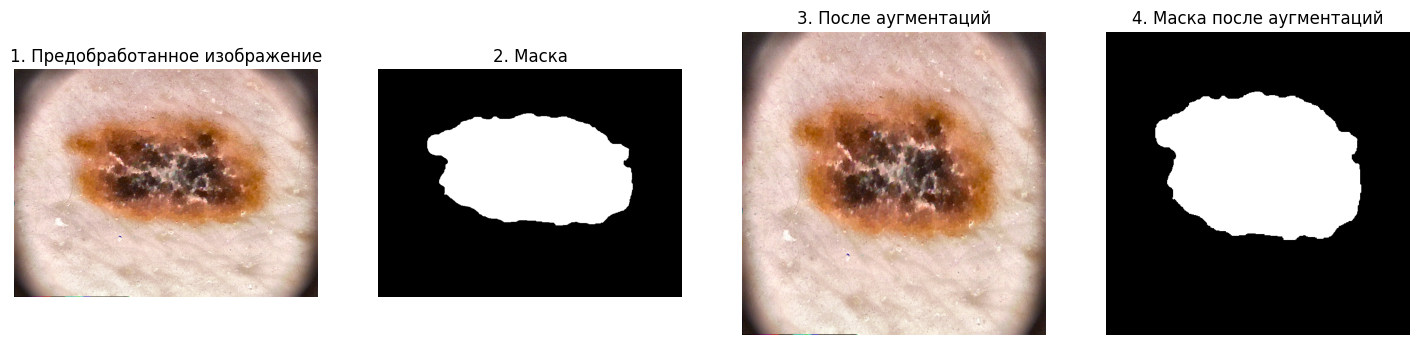
#> input picture src/visualizations/Train_Sample.png, 1419 x 345 px
$ python -i preprocess_spec_2005.py   (imports and definitions only)
#> lines starting #> are read from the running program, lines starting #| are printed output that depends on the picture; after the words box and inside, x2 and y2 are one past the last pixel; in counts of white or black regions, pixels touching at a corner belong together
import cv2
import numpy as np
import logging
import warnings
from typing import Tuple, Optional

# Настраиваем логирование
# [1 line not run here, left out]
logger = logging.getLogger(__name__)


def get_crop_bbox(image: np.ndarray, threshold: int = 5) -> tuple:
    """Возвращает координаты обрезки (x, y, w, h) для изображения."""
    gray = cv2.cvtColor(image, cv2.COLOR_BGR2GRAY)
    _, binary = cv2.threshold(gray, threshold, 255, cv2.THRESH_BINARY)
    contours, _ = cv2.findContours(binary, cv2.RETR_EXTERNAL, cv2.CHAIN_APPROX_SIMPLE)
    if not contours:
        return 0, 0, image.shape[1], image.shape[0]
    return cv2.boundingRect(max(contours, key=cv2.contourArea))

def apply_crop(image: np.ndarray, bbox: tuple) -> np.ndarray:
    """Применяет обрезку по заданным координатам."""
    x, y, w, h = bbox
    return image[y:y+h, x:x+w]

class HairRemovalLyakhov:
    def __init__(self, kernel_size_r=5, kernel_size_d=3, threshold=40):
        self.kernel_close = cv2.getStructuringElement(cv2.MORPH_ELLIPSE, (kernel_size_r, kernel_size_r))
        self.kernel_dilate = cv2.getStructuringElement(cv2.MORPH_ELLIPSE, (kernel_size_d, kernel_size_d))
        self.threshold = threshold

    def __call__(self, image):
        # Разложение на каналы и обработка каждого
        channels = cv2.split(image)
        processed_channels = []

        for channel in channels:
            # Морфологическое закрытие
            closed = cv2.morphologyEx(channel, cv2.MORPH_CLOSE, self.kernel_close)

            # Вычитание для выделения волос
            diff = cv2.subtract(closed, channel)

            # Пороговая бинаризация
            _, mask = cv2.threshold(diff, self.threshold, 255, cv2.THRESH_BINARY)

            # Дилатация маски
            mask = cv2.dilate(mask, self.kernel_dilate, iterations=1)

            # Inpainting (Telea или Navier-Stokes)
            cleaned = cv2.inpaint(channel, mask, inpaintRadius=3, flags=cv2.INPAINT_TELEA)
            processed_channels.append(cleaned)

        # Сборка обратно в RGB
        return cv2.merge(processed_channels)


class HairRemovalSalido:
    def __init__(self, median_kernel=3, bottomhat_kernel=(15, 15), threshold=5):
        self.median_kernel = median_kernel
        self.bottomhat_kernel = cv2.getStructuringElement(cv2.MORPH_ELLIPSE, bottomhat_kernel)
        self.threshold = threshold

    def __call__(self, image: np.ndarray) -> np.ndarray:
        # Step 1: Median filtering per channel
        channels = cv2.split(image)
        processed_channels = []

        for channel in channels:
            # Median filter
            median = cv2.medianBlur(channel, self.median_kernel)

            # Bottom-hat transform
            bottomhat = cv2.morphologyEx(median, cv2.MORPH_BLACKHAT, self.bottomhat_kernel)

            # Binary thresholding (5%)
            _, mask = cv2.threshold(bottomhat, self.threshold, 255, cv2.THRESH_BINARY)

            # Morphological cleanup
            kernel = cv2.getStructuringElement(cv2.MORPH_ELLIPSE, (3, 3))
            mask = cv2.morphologyEx(mask, cv2.MORPH_OPEN, kernel, iterations=1)

            # Remove small objects
            mask = self._remove_small_objects(mask, min_size=90)

            # Harmonic inpainting (using Navier-Stokes)
            inpainted = cv2.inpaint(channel, mask, inpaintRadius=3, flags=cv2.INPAINT_NS)
            processed_channels.append(inpainted)

        return cv2.merge(processed_channels)

    def _remove_small_objects(self, mask: np.ndarray, min_size: int) -> np.ndarray:
        num_labels, labels, stats, _ = cv2.connectedComponentsWithStats(mask, connectivity=8)
        for i in range(1, num_labels):
            if stats[i, cv2.CC_STAT_AREA] < min_size:
                mask[labels == i] = 0
        return mask


class DermatologyPreprocessor:
    def __init__(self, debug=False, crop_borders=True, target_size=(512, 512)):
        self.hair_removal = HairRemovalSalido()
        self.clahe_params = {'clipLimit': 2.0, 'tileGridSize': (8, 8)}
        self.debug = debug
        self.crop_borders = crop_borders
        self.target_size = target_size
    def __call__(self, image: np.ndarray, mask: Optional[np.ndarray] = None) -> Tuple[np.ndarray, Optional[np.ndarray]]:
        try:
            original_size = image.shape[:2]
            if self.crop_borders:
                # 1. Обрезка черных границ с синхронной обрезкой маски
                bbox = get_crop_bbox(image)
                image = apply_crop(image, bbox)
                if mask is not None:
                    mask = apply_crop(mask, bbox)
                if self.debug:
                    logger.info(f"Обрезка границ: {original_size} -> {image.shape[:2]}")
            # 2. Удаление волос (не меняет размер)
            image = self.hair_removal(image)
            # 3. CLAHE обработка - только для изображ-я
            lab = cv2.cvtColor(image, cv2.COLOR_BGR2LAB)
            l, a, b = cv2.split(lab)
            clahe = cv2.createCLAHE(**self.clahe_params)
            l_clahe = clahe.apply(l)
            image = cv2.cvtColor(cv2.merge([l_clahe, a, b]), cv2.COLOR_LAB2BGR)
            # INTER_NEAREST - потому что хотим видеть бинарную маску)
            if mask is not None and image.shape[:2] != mask.shape[:2]:
                h, w = image.shape[:2]
                mask = cv2.resize(mask, (w, h), interpolation=cv2.INTER_NEAREST)
            # 4. Нормализация
            image = image.astype(np.float32) / 255.0
            if mask is not None:
                mask = mask.astype(np.uint8)  # Гарантируем целочисленный тип
            if self.target_size:
                image = cv2.resize(image, self.target_size, interpolation=cv2.INTER_LINEAR)
                if mask is not None:
                    mask = cv2.resize(mask, self.target_size, interpolation=cv2.INTER_NEAREST)
            return image, mask

        except Exception as e:
            logger.error(f"Ошибка препроцессинга: {e}")
            raise

>>> import cv2
>>> picture = cv2.imread('visualizations/Train_Sample.png')
#> picture is the input picture: shape (345, 1419, 3); mean B, G, R 155.1, 160.6, 172.1
>>> result = DermatologyPreprocessor()(picture)
#> in get_crop_bbox, `_, binary = cv2.threshold(gray, threshold, 255, cv2.THRESH_BINARY)`:
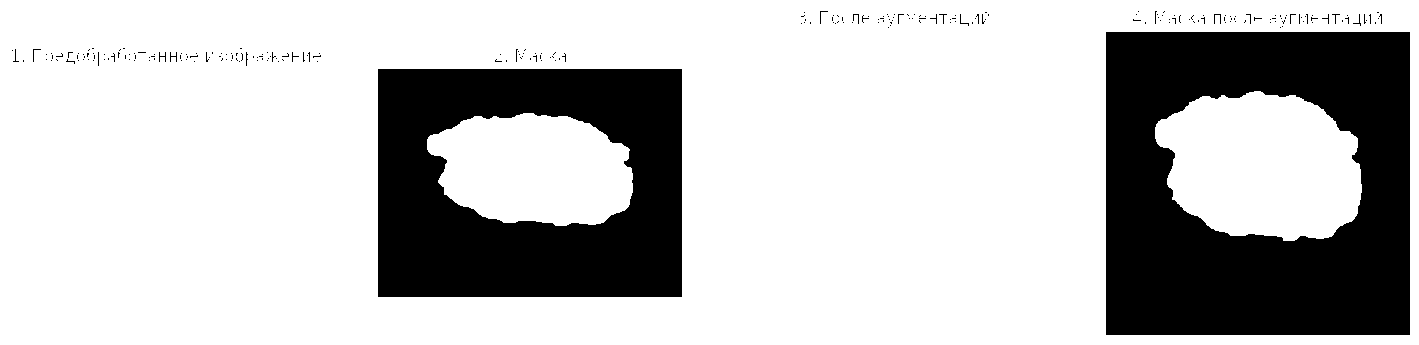
#> binary: shape (345, 1419); 75.4% white; 245 black regions (236 under 20 px), largest, box (x1, y1, x2, y2) and area: (1106, 32, 1410, 335) 68102, (378, 69, 682, 297) 51148, (1214, 14, 1221, 24) 25
#> in get_crop_bbox, `contours, _ = cv2.findContours(binary, cv2.RETR_EXTERNAL, cv2.CHAIN_AP..`: contours = [[[0, 0], [0, 344], [1418, 344], [1418, 0]]]
#> in __call__, `bbox = get_crop_bbox(image)`: bbox = (0, 0, 1419, 345)
#> in apply_crop, `x, y, w, h = bbox`: x = 0; w = 1419; h = 345
#> the loop in __call__, `for channel in channels:` made 3 passes
#> pass 1, in __call__, `_, mask = cv2.threshold(bottomhat, self.threshold, 255, cv2.THRESH_BIN..`:
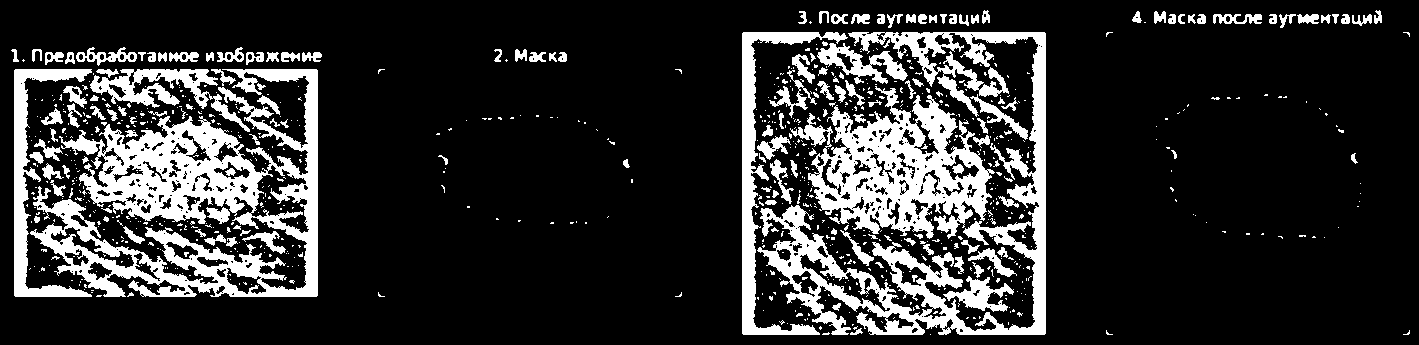
#> mask: shape (345, 1419); 18.3% white; 833 white regions (680 under 20 px), largest, box (x1, y1, x2, y2) and area: (30, 69, 318, 297) 25545, (757, 32, 1046, 335) 18748, (790, 86, 995, 239) 14245
#> pass 1, in __call__, `mask = cv2.morphologyEx(mask, cv2.MORPH_OPEN, kernel, iterations=1)`:
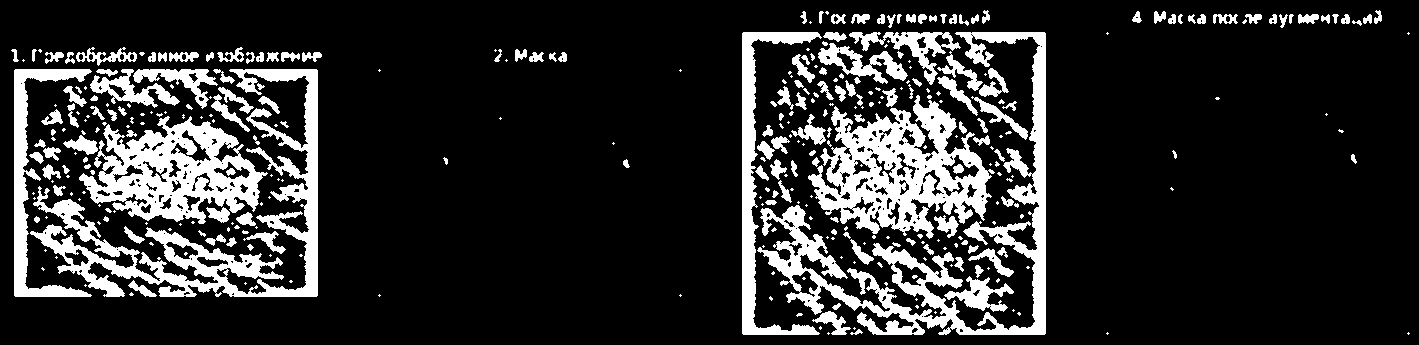
#> mask: shape (345, 1419); 17.1% white; 357 white regions (184 under 20 px), largest, box (x1, y1, x2, y2) and area: (757, 32, 1046, 335) 14781, (30, 69, 318, 297) 13424, (808, 95, 995, 239) 12656
#> after the loop in __call__, `for channel in channels:`:
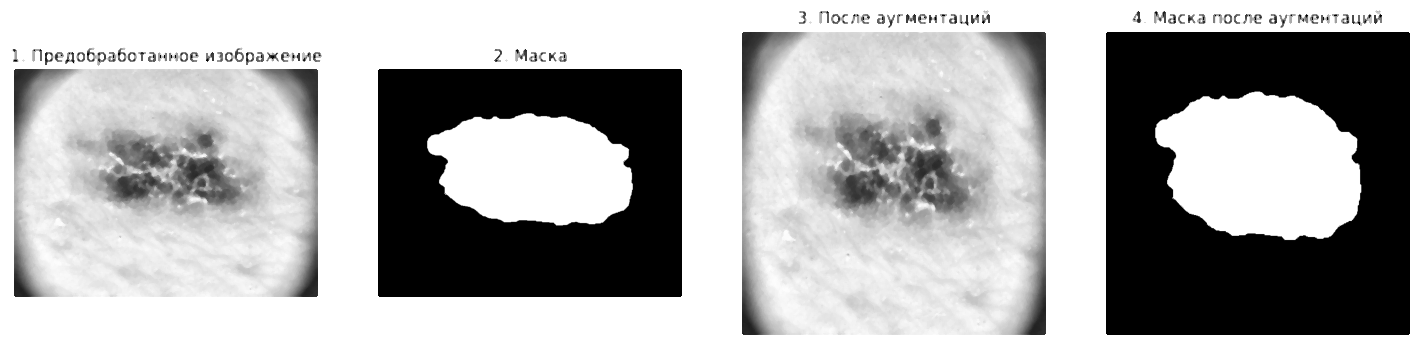
#> median: shape (345, 1419); min 0, max 255, mean 172.5
#> after the loop in __call__, `for channel in channels:`: processed_channels = 3 items
#> in __call__, `lab = cv2.cvtColor(image, cv2.COLOR_BGR2LAB)`: lab: shape (345, 1419, 3); mean of channels 0, 1, 2 170.5, 131.4, 132.3
#> in __call__, `l, a, b = cv2.split(lab)`:
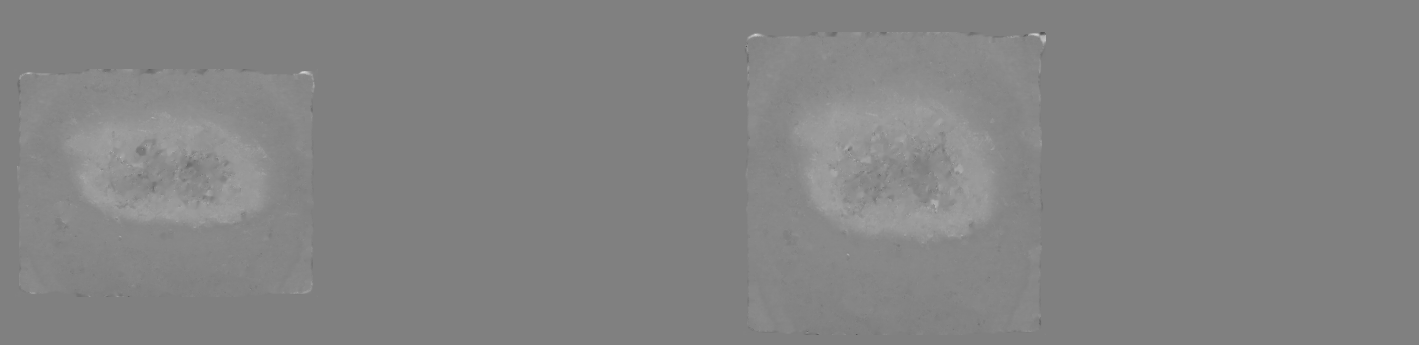
#> a: shape (345, 1419); min 82, max 213, mean 131.4
#> in __call__, `l_clahe = clahe.apply(l)`:
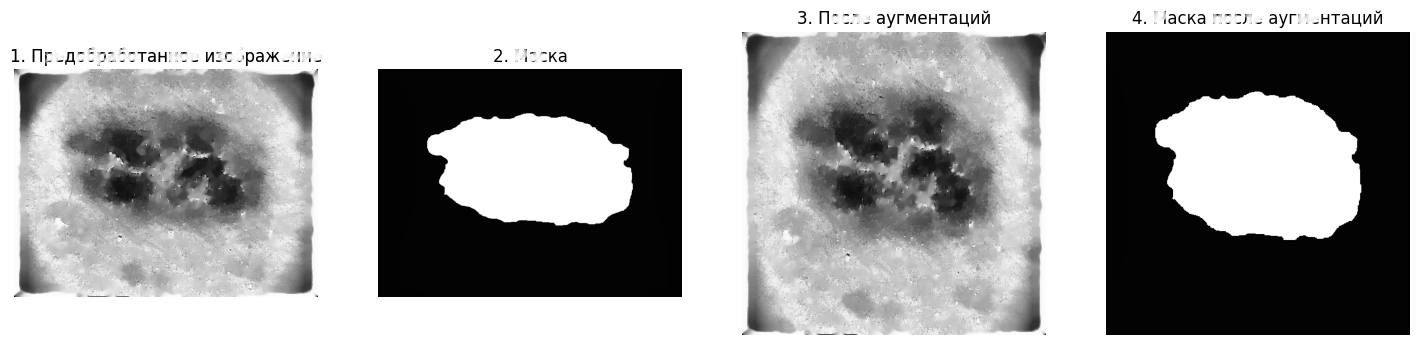
#> l_clahe: shape (345, 1419); min 2, max 255, mean 162.3
#> in __call__, `image = cv2.resize(image, self.target_size, interpolation=cv2.INTER_LI..`:
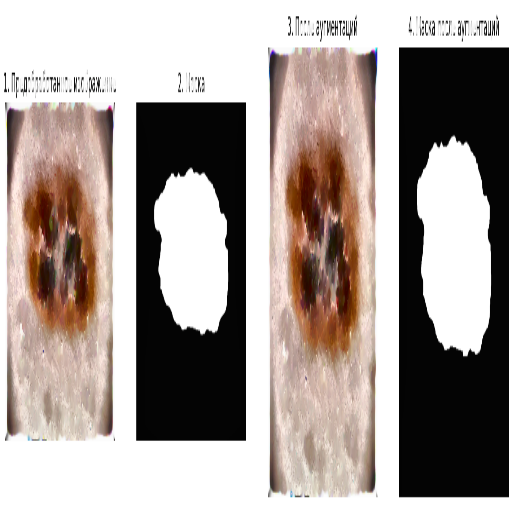
#> image: shape (512, 512, 3) float32; mean B, G, R 0.601, 0.62, 0.66

$ run again, on src/visualizations/Val_Sample.png
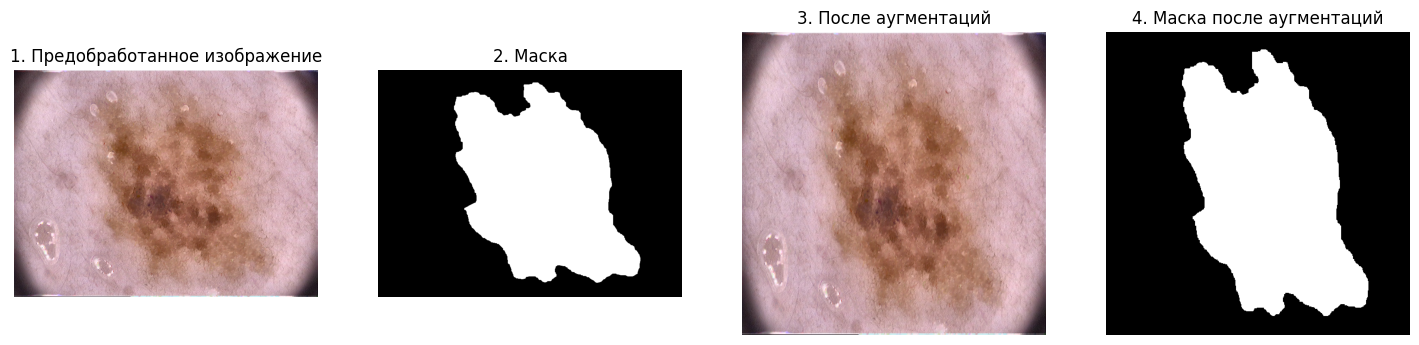
#> input picture src/visualizations/Val_Sample.png, 1419 x 345 px
#> picture is the input picture: shape (345, 1419, 3); mean B, G, R 162.9, 163.3, 176.4
#> in get_crop_bbox, `_, binary = cv2.threshold(gray, threshold, 255, cv2.THRESH_BINARY)`:
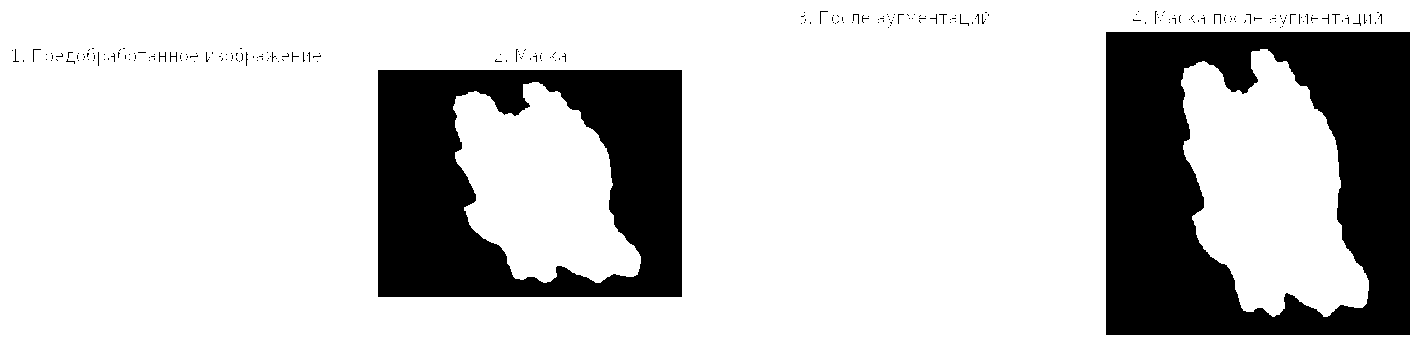
#> binary: shape (345, 1419); 78.6% white; 245 black regions (236 under 20 px), largest, box (x1, y1, x2, y2) and area: (1106, 32, 1410, 335) 59242, (378, 70, 682, 297) 44294, (1214, 14, 1221, 24) 25
#> contours = [[[0, 0], [0, 344], [1418, 344], [1418, 0]]]
#> bbox = (0, 0, 1419, 345)
#> x = 0; w = 1419; h = 345
#> the loop in __call__, `for channel in channels:` made 3 passes
#> after the loop in __call__, `for channel in channels:`: processed_channels = 3 items
#> lab: shape (345, 1419, 3); mean of channels 0, 1, 2 172.5, 132.9, 130.1
#> in __call__, `image = cv2.resize(image, self.target_size, interpolation=cv2.INTER_LI..`:
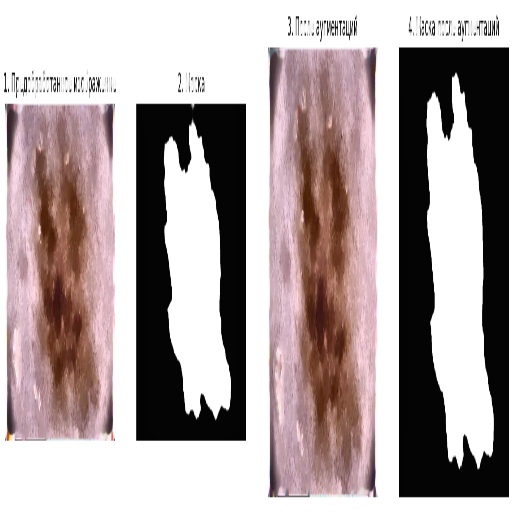
#> image: shape (512, 512, 3) float32; mean B, G, R 0.632, 0.632, 0.681

$ run again, on src/visualizations/val_sample_preprocess1.png
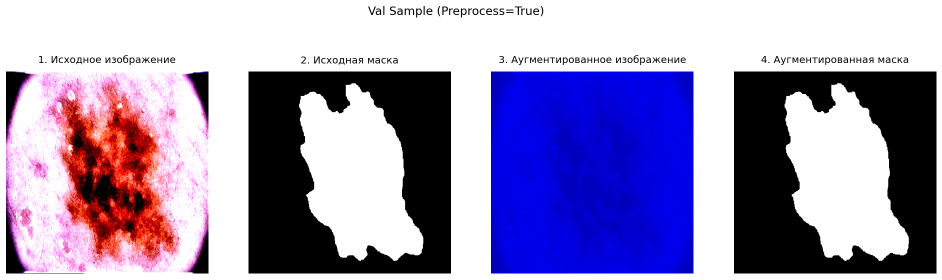
#> input picture src/visualizations/val_sample_preprocess1.png, 1884 x 559 px (shown at 1/2 size)
#> picture is the input picture: shape (559, 1884, 3); mean B, G, R 182.7, 146, 156.6
#> in get_crop_bbox, `_, binary = cv2.threshold(gray, threshold, 255, cv2.THRESH_BINARY)`:
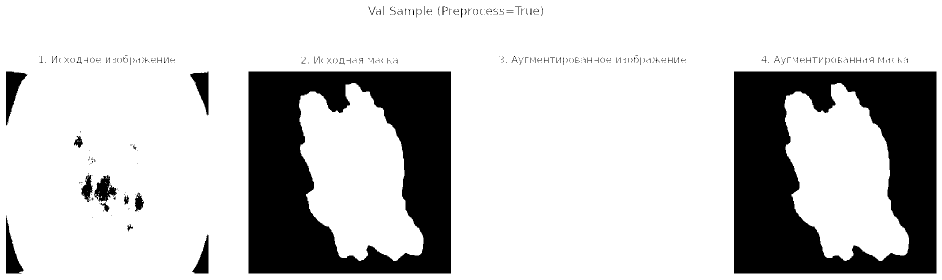
#> binary: shape (559, 1884) (shown at 1/2 size); 78.8% white; 412 black regions (361 under 20 px), largest, box (x1, y1, x2, y2) and area: (497, 143, 902, 547) 105664, (1468, 143, 1873, 547) 105664, (12, 143, 55, 251) 2053
#> contours = [[[0, 0], [0, 558], [1883, 558], [1883, 0]]]
#> bbox = (0, 0, 1884, 559)
#> x = 0; w = 1884; h = 559
#> the loop in __call__, `for channel in channels:` made 3 passes
#> after the loop in __call__, `for channel in channels:`: processed_channels = 3 items
#> lab: shape (559, 1884, 3); mean of channels 0, 1, 2 164.1, 142.7, 114.4
#> in __call__, `image = cv2.resize(image, self.target_size, interpolation=cv2.INTER_LI..`:
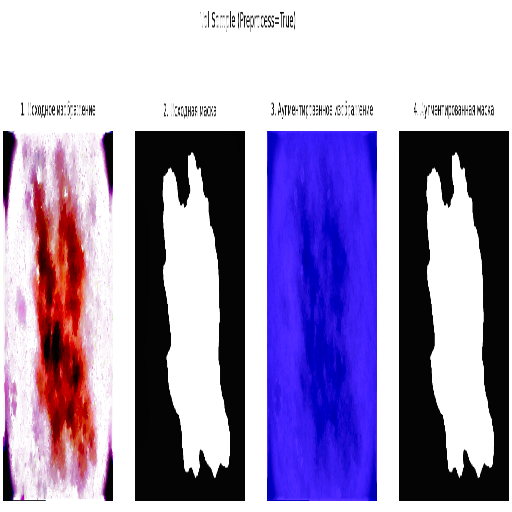
#> image: shape (512, 512, 3) float32; mean B, G, R 0.726, 0.591, 0.64
